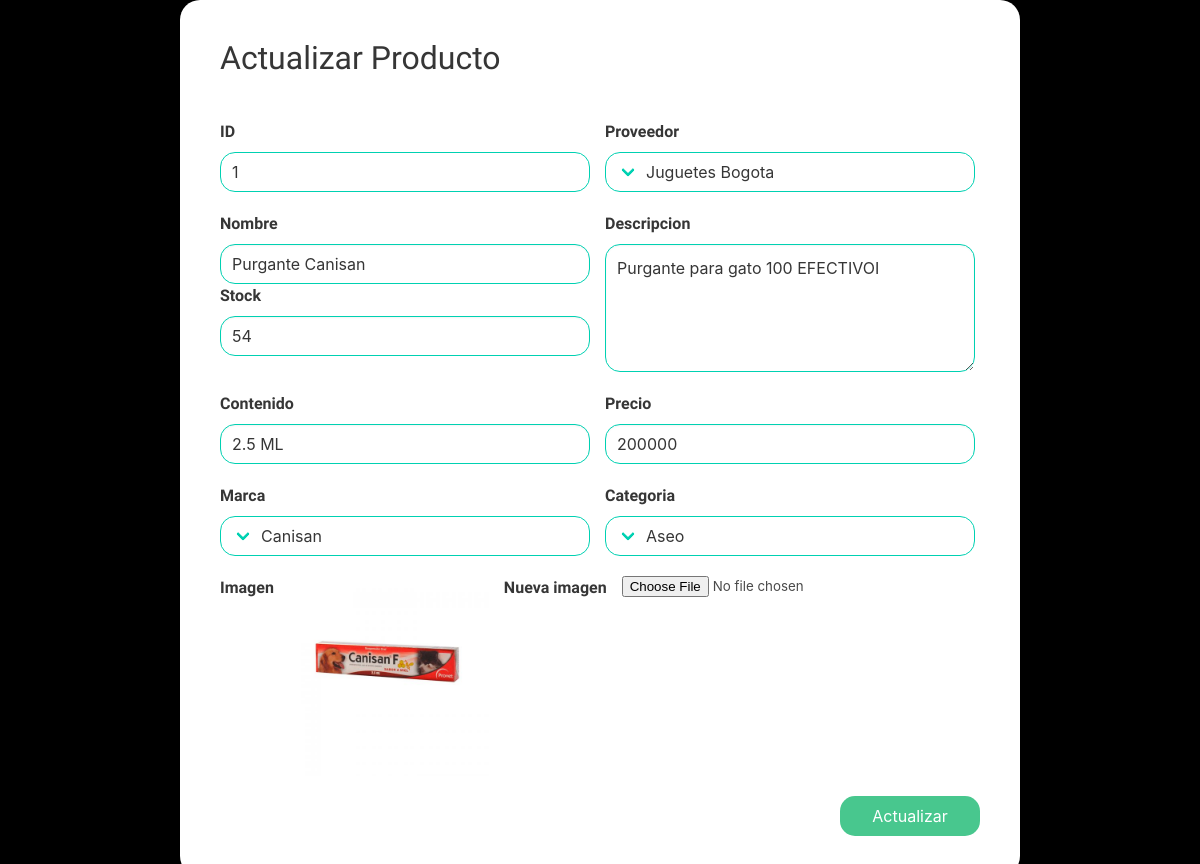
The app's page /admin/crud_produ/update.php?id=1, older data.
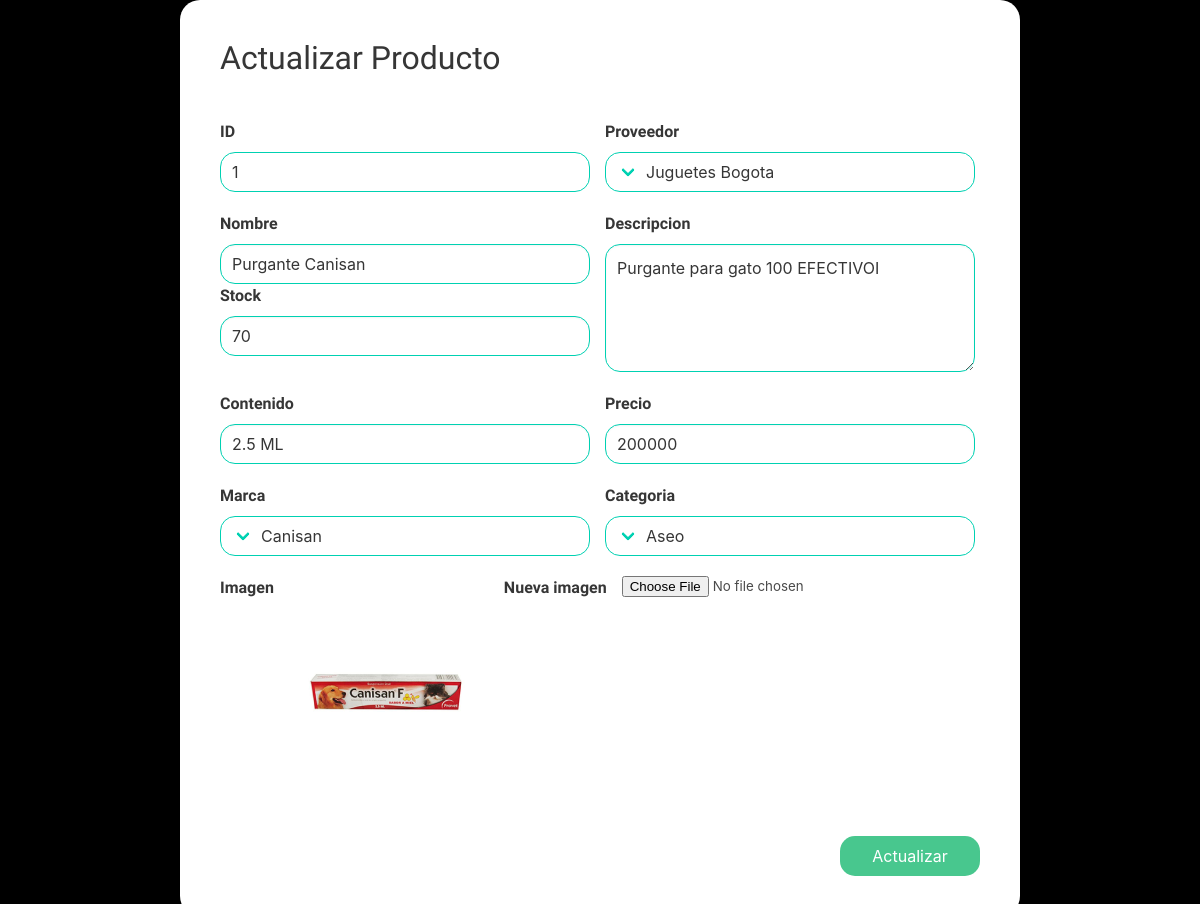
The same page, newer data.
### tables this page shows
CREATE TABLE `productos` (
  `idProducto` varchar(11) NOT NULL,
  `proveedor` varchar(11) DEFAULT NULL,
  `nombre` varchar(30) DEFAULT NULL,
  `descripcionP` varchar(200) DEFAULT NULL,
  `contenido` varchar(10) DEFAULT NULL,
  `precio` decimal(10,0) DEFAULT NULL,
  `marca` varchar(10) DEFAULT NULL,
  `categoria` varchar(15) DEFAULT NULL,
  `cantidadDisponible` int NOT NULL,
  `imagen` varchar(200) NOT NULL,
  `activo` tinyint(1) NOT NULL
);

### admin/crud_produ/update.php (the view, shortened to what the changed rows need)
<!DOCTYPE html>
<html lang="en">
<head>
    <link rel="stylesheet" href="https://cdn.jsdelivr.net/npm/bulma@0.9.4/css/bulma.min.css">
    <link rel="stylesheet" href="https://cdn.jsdelivr.net/npm/bulma@0.9.4/css/bulma-rtl.min.css">
    <link rel="stylesheet" href="https://cdnjs.cloudflare.com/ajax/libs/font-awesome/6.4.2/css/all.min.css">
    <link rel="stylesheet" href="./estyles/norm.css">
</head>
<body>
<div class="contenedor">
    <form action="update.php" method="post" enctype="multipart/form-data">
    <?php
require_once("../../database/conexion.php");
if($_SERVER["REQUEST_METHOD"] === "GET"){
$id = $_GET["id"];
$sql = "SELECT*FROM productos WHERE idProducto = '$id' ";
$result = $conexion->query($sql);
if ($result) {
    $roe = $result->fetch_assoc();
}}
?>
    <div class="title" ><h1>Actualizar Producto </h1></div>
        <div class="con1">
            <div class="con1-1">
        <label for="" class="label">ID</label>
        <input class="input is-primary" type="text" value="<?php echo isset($roe['idProducto']) ? $roe['idProducto'] : ''; ?>" name="id" readonly>
        </div>
    </div>
        <div class="con2">
        <div class="con2-1">
        <label for="" class="label">Nombre</label>
        <input class="input is-primary" type="text" value="<?php echo isset($roe['nombre']) ? $roe['nombre'] : ''; ?>" name="nombre">
        <label for="" class="label">Stock</label>
        <input type="number" class="input is-primary" value="<?php echo isset($roe['cantidadDisponible']) ? $roe['cantidadDisponible'] : ''; ?>" name="stock">
        </div>
            <div class="con2-2">
        <label for="" class="label">Descripcion</label>
        <textarea class="textarea is-primary" type="text" id="descripcion" value="" name="descripcion"><?php echo isset($roe['descripcionP']) ? $roe['descripcionP'] : ''; ?></textarea>
        </div>
        </div>
        <div class="con3">
        <div class="con3-1">
        <label for="" class="label">Contenido</label>
        <input class="input is-primary" type="text" value="<?php echo isset($roe['contenido']) ? $roe['contenido'] : ''; ?>" name="contenido">
        </div>
            <div class="con3-2">
        <label for="" class="label">Precio</label>
        <input class="input is-primary" type="text" value="<?php echo isset($roe['precio']) ? $roe['precio'] : ''; ?>" name="precio">
        </div>
    </div>
    <div class="con5">
        <label for="" class="label">Imagen</label>
        <?php $imagenBLOB = isset($roe["imagen"]) ? $roe['imagen']:'';
        echo '<img src="../../catalogo/imgs/productos/' .$imagenBLOB. '" alt="Imagen de Producto" width="200px">';
                ?>
        <label for="" class="label">Nueva imagen</label>
        <input type="file" name="imagen">
    </div>
    </div>
    </body>
</html>

Row changes from the older to the newer data that the page shows:
changed productos "Purgante Canisan": stock "54" → "70"; imagen: a different picture
